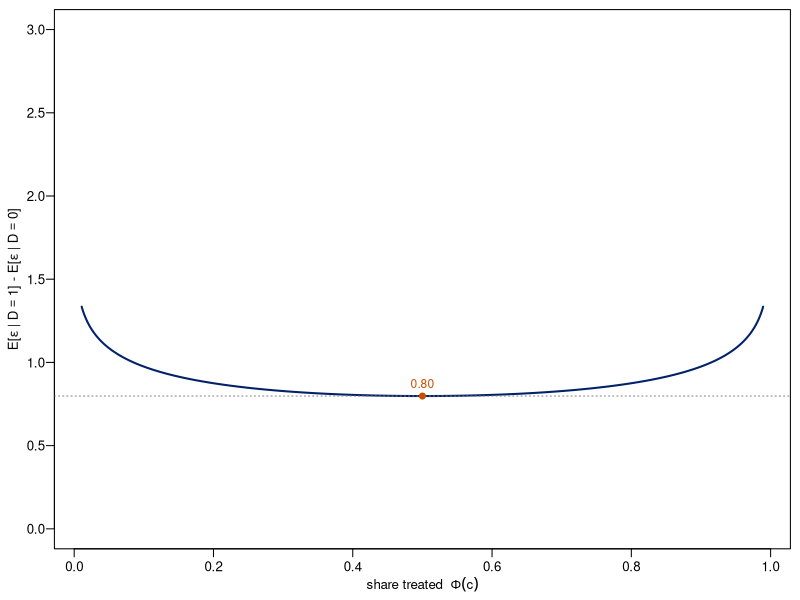

The R script that drew this image:
## Week 6 -- Heckman coda: every number on the "Selection on Unobservables"
## frames comes from this script.  Run from the week folder:
##   Rscript figs/w6_heckman.R
## Writes figs/heckman_bias.pdf and prints the two tables used on the slides.

set.seed(723)

## ---- 1. the bias term, checked against a simulation ------------------------
## Model:  D_i = 1[c + u_i > 0],  Y_i = tau D_i + eps_i,  (u, eps) bivariate
## normal, Var(u) = 1, Var(eps) = sigma^2, Corr = rho.
## Derived:  E[eps | D=1] - E[eps | D=0] = rho sigma phi(c) / (Phi(c)(1-Phi(c))).
rho <- 0.5; sigma <- 1; tau <- 1
bias_fun <- function(c) rho * sigma * dnorm(c) / (pnorm(c) * (1 - pnorm(c)))
cat("Bias at c = 0 (formula):", round(bias_fun(0), 3), "\n")   # 0.798

N <- 1e6
u   <- rnorm(N)
eps <- sigma * (rho * u + sqrt(1 - rho^2) * rnorm(N))
D   <- as.integer(u > 0)
Y   <- tau * D + eps
cat("Naive gap, 10^6 draws:", round(mean(Y[D == 1]) - mean(Y[D == 0]), 3), "\n") # 1.80

## figure: the bias term as a function of the treated share Phi(c), rho sigma = 0.5
pdf("figs/heckman_bias.pdf", width = 4.2, height = 2.3)
par(mar = c(3.2, 3.4, 0.6, 0.6), mgp = c(1.9, 0.6, 0), cex = 0.8)
cs <- seq(-2.3, 2.3, length.out = 400)
plot(pnorm(cs), bias_fun(cs), type = "l", lwd = 2, col = "#012169",
     xlab = expression(paste("share treated  ", Phi(c))),
     ylab = expression(paste(E, "[", epsilon, " | ", D == 1, "] - ", E, "[", epsilon, " | ", D == 0, "]")),
     ylim = c(0, 3), las = 1)
abline(h = bias_fun(0), lty = 3, col = "gray50")
points(0.5, bias_fun(0), pch = 19, col = "#C84E00")
text(0.5, bias_fun(0), labels = "0.80", pos = 3, col = "#C84E00", cex = 0.9)
dev.off()

## ---- 2. what the correction costs: 1,000 replications --------------------
## Selection:  D = 1[0.5 X + g_Z Z + u > 0];  Outcome:  Y = 1 + 0.5 X + tau D + eps.
## X is the observed control (in both equations), Z the excluded variable
## (selection only).  The two-step estimator is coded by hand.
n <- 2000; R <- 1000

heckman2 <- function(dat, sel_formula_rhs) {
  ## step 1: probit of D on the selection regressors
  pr <- glm(reformulate(sel_formula_rhs, response = "D"), data = dat,
            family = binomial(link = "probit"))
  c_hat <- predict(pr, type = "link")
  ## step 2: generalized residual, then OLS with it as an extra regressor
  dat$lam <- ifelse(dat$D == 1,  dnorm(c_hat) / pnorm(c_hat),
                                -dnorm(c_hat) / (1 - pnorm(c_hat)))
  fit <- lm(Y ~ X + D + lam, data = dat)
  ## how much of the correction term do X and D already explain linearly?
  r2 <- summary(lm(lam ~ X + D, data = dat))$r.squared
  c(tau = unname(coef(fit)["D"]), rho_sigma = unname(coef(fit)["lam"]), r2 = r2)
}

one_rep <- function(skewed = FALSE) {
  X <- rnorm(n); Z <- rnorm(n)
  if (skewed) {           # common shock is a centred, scaled chi-square(1)
    v <- (rchisq(n, 1) - 1) / sqrt(2)
    u <- v
  } else u <- rnorm(n)
  eps <- sigma * (rho * u + sqrt(1 - rho^2) * rnorm(n))
  D <- as.integer(0.5 * X + 1 * Z + u > 0)
  Y <- 1 + 0.5 * X + tau * D + eps
  dat <- data.frame(Y, D, X, Z)
  ols   <- coef(lm(Y ~ X + D, data = dat))["D"]
  withZ <- heckman2(dat, c("X", "Z"))
  noZ   <- heckman2(dat, c("X"))
  c(ols = unname(ols), withZ = withZ["tau"], noZ = noZ["tau"],
    rs_withZ = withZ["rho_sigma"], r2_withZ = withZ["r2"], r2_noZ = noZ["r2"],
    share = mean(D))
}

res  <- t(replicate(R, one_rep()))
resS <- suppressWarnings(t(replicate(R, one_rep(skewed = TRUE))))

summ <- function(m, cols) {
  out <- rbind(mean = colMeans(m[, cols]), sd = apply(m[, cols], 2, sd))
  round(out, 3)
}
cat("\nNormal errors, tau = 1, rho sigma = 0.5, n =", n, ", reps =", R, "\n")
print(summ(res, c("ols", "withZ.tau", "noZ.tau")))
cat("mean coefficient on lambda (rho sigma), with Z:", round(mean(res[, "rs_withZ.rho_sigma"]), 3), "\n")
cat("R2 of lambda on X and D: with Z", round(mean(res[, "r2_withZ.r2"]), 3),
    "; without Z", round(mean(res[, "r2_noZ.r2"]), 3), "\n")
cat("mean treated share:", round(mean(res[, "share"]), 3), "\n")
cat("\nSkewed (chi-square) errors, same design\n")
print(summ(resS, c("ols", "withZ.tau", "noZ.tau")))
